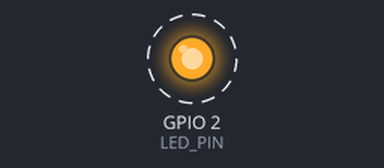
The sketch below on a simulated Seeed XIAO ESP32-C3. On the bench: output pins drawn as LEDs (lit = HIGH). Dashed ring = blinking.

Above: at 0.12 s.
Timing chart, 0 to 3.0 s (numbered marks = the images above):
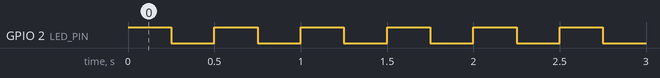

The sketch:

example_1.ino
```cpp
// Blink an external LED connected to GPIO2 (D0) by toggling it on and off every 250 ms.
//
// Buy this module: https://shillehtek.com/products/xiao-seeed-esp32c3-pre-soldered-with-usb-to-usb-c-cable
// Full manual: https://shillehtek.com/blogs/shillehtek-product-manuals/xiao-seeed-esp32c3-pre-soldered-with-usb-to-usb-c-cable-manual
// More examples: https://github.com/shillehbean/shillehtek-examples
//

// XIAO ESP32-C3 - Blink an external LED on D0
// Board: "XIAO_ESP32C3" in the Arduino IDE (esp32 core)

#define LED_PIN D0   // GPIO2

void setup() {
  pinMode(LED_PIN, OUTPUT);
}

void loop() {
  digitalWrite(LED_PIN, HIGH);
  delay(250);
  digitalWrite(LED_PIN, LOW);
  delay(250);
}
```

Measured:
- by itself, GPIO 2 (LED_PIN): alternates HIGH for 0.25 s and LOW for 0.25 s
